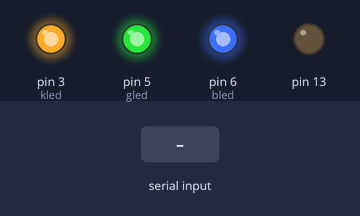
Bench run of a sketch on a simulated Arduino Uno, built with avr-gcc and run on an emulated ATmega328P. On the bench: output pins drawn as LEDs (lit = HIGH). The test bench sets the inputs (shaded band).

Above: at 1.2 s.
1.3 s: "h" received over Serial
At 2.1 s:
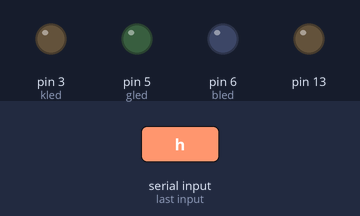
At 2.8 s:
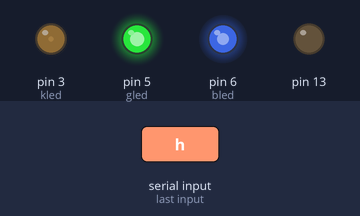
Timing chart, 0 to 18.9 s (numbered marks = the images above; inputs shaded):
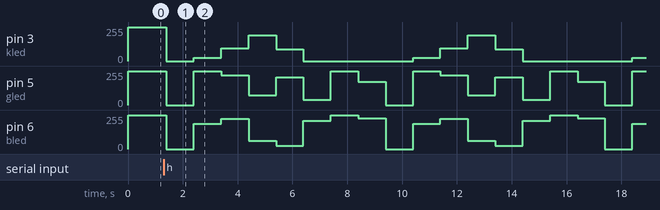

Measured:
- after the input at 1.3 s, pin 3 (kled): 255/255 → 0/255 after 0.10 s, then repeats every 8.0 s: 23/255 1.0 s, 97/255 1.0 s, 195/255 1.0 s, 90/255 1.0 s, 0/255 4.0 s; pin 5 (gled): 255/255 → 0/255 after 0.10 s, then repeats every 8.0 s: 255/255 1.0 s, 224/255 1.0 s, 73/255 1.0 s, 207/255 1.0 s, 41/255 1.0 s, 255/255 1.0 s, 176/255 1.0 s, 0/255 1.0 s

The sketch:

gece_lambasi_vr2.6.ino
```cpp
const int kled=3;
const int gled=5;
const int bled=6;
int data;
int saniye;
int dakika;
int saat;
void setup() {
  // put your setup code here, to run once:
pinMode(kled, OUTPUT);
pinMode(gled, OUTPUT);
pinMode(bled, OUTPUT);
pinMode(13, OUTPUT);
Serial.begin(9600);
analogWrite(kled,255);
analogWrite(gled,255);
analogWrite(bled,255);
digitalWrite(13, LOW);
}
void sure(){
  if(saniye>=60){
  saniye=0;
  dakika++;
}
if (dakika>=60){
  dakika=0;
  saat++;
}
  }

void loop() {
  // put your main code here, to run repeatedly:

if(Serial.available()) {
  data=Serial.read();
  delay(100);

if (data==104){
  saniye=0;
  dakika=0;
  saat=0;
while(dakika<=30){
analogWrite(kled,0);
analogWrite(gled,0);
analogWrite(bled,0);
delay(1000);
  if (data==107){
    break;
  }
saniye++;
sure();
analogWrite(kled,23);
analogWrite(gled,255);
analogWrite(bled,190);
delay(1000);
  if (data==107){
    break;
  }
saniye++;
sure();
analogWrite(kled,97);
analogWrite(gled,224);
analogWrite(bled,226);
delay(1000);
  if (data==107){
    break;
  }
saniye++;
sure();
analogWrite(kled,195);
analogWrite(gled,73);
analogWrite(bled,63);
delay(1000);
  if (data==107){
    break;
  }
saniye++;
sure();
analogWrite(kled,90);
analogWrite(gled,207);
analogWrite(bled,23);
delay(1000);
  if (data==107){
    break;
  }
saniye++;
sure();
analogWrite(kled,0);
analogWrite(gled,41);
analogWrite(bled,211);
delay(1000);
  if (data==107){
    break;
  }
saniye++;
sure();
analogWrite(kled,0);
analogWrite(gled,255);
analogWrite(bled,255);
delay(1000);
  if (data==107){
    break;
  }
saniye++;
sure();
analogWrite(kled,0);
analogWrite(gled,176);
analogWrite(bled,232);
delay(1000);
  if (data==107){
    break;
  }
saniye++;
sure();
}
analogWrite(kled, 255);
analogWrite(gled, 255);
analogWrite(bled, 255);
}else if (data==99){
  analogWrite(kled, 23);
  analogWrite(gled, 255);
  analogWrite(bled, 190);
}else if (data==97){
analogWrite(kled, 97);
  analogWrite(gled, 224);
  analogWrite(bled, 226);
}else if (data==98){
  analogWrite(kled, 195);
  analogWrite(gled, 73);
  analogWrite(bled, 63);
}else if (data==100){
  analogWrite(kled, 90);
  analogWrite(gled, 207);
  analogWrite(bled, 23);
} else if (data==101){
  analogWrite(kled, 0);
  analogWrite(gled, 41);
  analogWrite(bled, 211);
}else if (data==102){
  analogWrite(kled, 0);
  analogWrite(gled, 255);
  analogWrite(bled, 255);
}else if (data==103){
  analogWrite(kled, 0);
  analogWrite(gled, 176);
  analogWrite(bled, 232);
}else if (data==107){
  while(data==107){
analogWrite(kled, 255);
  analogWrite(gled,255);
  analogWrite(bled, 255);
  break;

  }
}
data=0;
}
//Serial.println(data);
}
```
